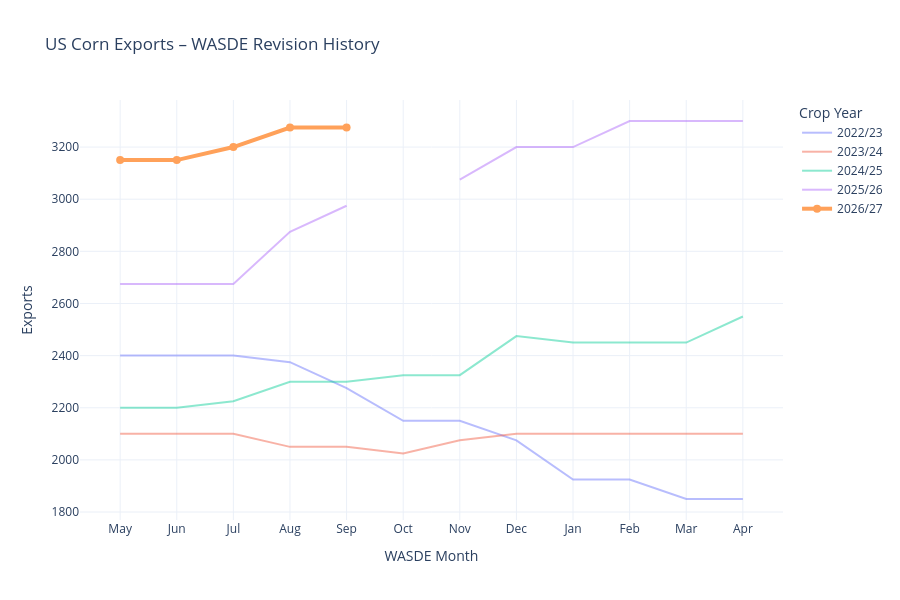

Write notebook code for a chart like this one.
### Code cell
import pandas as pd
import plotly.graph_objects as go


# ============================================================
# LAST 5 CROP YEARS
# ============================================================

last_5_years = [2022, 2023, 2024, 2025, 2026]


# ============================================================
# CREATE FIGURE
# ============================================================

fig = go.Figure()


for crop_year in last_5_years:

    # Skip if year doesn't exist
    if crop_year not in seasonality_matrix.index:
        continue

    values = pd.to_numeric(
        seasonality_matrix.loc[crop_year, month_order],
        errors="coerce"
    )

    # Display format: 2026 -> 2026/27
    display_year = f"{crop_year}/{str(crop_year + 1)[-2:]}"


    # ========================================================
    # CURRENT YEAR
    # ========================================================

    if crop_year == 2026:

        fig.add_trace(
            go.Scatter(
                x=month_order,
                y=values,
                mode="lines+markers",

                name=display_year,

                line=dict(width=4),

                marker=dict(size=8),

                hovertemplate=(
                    "<b>%{x}</b><br>"
                    f"Crop Year: {display_year}<br>"
                    "Exports: %{y:,.0f}"
                    "<extra></extra>"
                )
            )
        )


    # ========================================================
    # HISTORICAL YEARS
    # ========================================================

    else:

        fig.add_trace(
            go.Scatter(
                x=month_order,
                y=values,
                mode="lines",

                name=display_year,

                line=dict(width=2),

                opacity=0.45,

                hovertemplate=(
                    "<b>%{x}</b><br>"
                    f"Crop Year: {display_year}<br>"
                    "Exports: %{y:,.0f}"
                    "<extra></extra>"
                )
            )
        )


# ============================================================
# LAYOUT
# ============================================================

fig.update_layout(
    title="US Corn Exports – WASDE Revision History",

    xaxis=dict(
        title="WASDE Month",
        categoryorder="array",
        categoryarray=month_order
    ),

    yaxis=dict(
        title="Exports"
    ),

    template="plotly_white",

    hovermode="x unified",

    height=600,

    legend=dict(
        title="Crop Year"
    )
)


fig.show()

### Figure 1 — Plotly figure (JSON) as saved in the notebook; plotly's stock layout.template omitted (floating-point values rounded to 4 significant figures)
{"data": [{"hovertemplate": "<b>%{x}</b><br>Crop Year: 2022/23<br>Exports: %{y:,.0f}<extra></extra>", "line": {"width": 2}, "mode": "lines", "name": "2022/23", "opacity": 0.45, "type": "scatter", "x": ["May", "Jun", "Jul", "Aug", "Sep", "Oct", "Nov", "Dec", "Jan", "Feb", "Mar", "Apr"], "y": [2400.0, 2400.0, 2400.0, 2375.0, 2275.0, 2150.0, 2150.0, 2075.0, 1925.0, 1925.0, 1850.0, 1850.0]}, {"hovertemplate": "<b>%{x}</b><br>Crop Year: 2023/24<br>Exports: %{y:,.0f}<extra></extra>", "line": {"width": 2}, "mode": "lines", "name": "2023/24", "opacity": 0.45, "type": "scatter", "x": ["May", "Jun", "Jul", "Aug", "Sep", "Oct", "Nov", "Dec", "Jan", "Feb", "Mar", "Apr"], "y": [2100.0, 2100.0, 2100.0, 2050.0, 2050.0, 2025.0, 2075.0, 2100.0, 2100.0, 2100.0, 2100.0, 2100.0]}, {"hovertemplate": "<b>%{x}</b><br>Crop Year: 2024/25<br>Exports: %{y:,.0f}<extra></extra>", "line": {"width": 2}, "mode": "lines", "name": "2024/25", "opacity": 0.45, "type": "scatter", "x": ["May", "Jun", "Jul", "Aug", "Sep", "Oct", "Nov", "Dec", "Jan", "Feb", "Mar", "Apr"], "y": [2200.0, 2200.0, 2225.0, 2300.0, 2300.0, 2325.0, 2325.0, 2475.0, 2450.0, 2450.0, 2450.0, 2550.0]}, {"hovertemplate": "<b>%{x}</b><br>Crop Year: 2025/26<br>Exports: %{y:,.0f}<extra></extra>", "line": {"width": 2}, "mode": "lines", "name": "2025/26", "opacity": 0.45, "type": "scatter", "x": ["May", "Jun", "Jul", "Aug", "Sep", "Oct", "Nov", "Dec", "Jan", "Feb", "Mar", "Apr"], "y": [2675.0, 2675.0, 2675.0, 2875.0, 2975.0, NaN, 3075.0, 3200.0, 3200.0, 3300.0, 3300.0, 3300.0]}, {"hovertemplate": "<b>%{x}</b><br>Crop Year: 2026/27<br>Exports: %{y:,.0f}<extra></extra>", "line": {"width": 4}, "marker": {"size": 8}, "mode": "lines+markers", "name": "2026/27", "type": "scatter", "x": ["May", "Jun", "Jul", "Aug", "Sep", "Oct", "Nov", "Dec", "Jan", "Feb", "Mar", "Apr"], "y": [3150.0, 3150.0, 3200.0, 3275.0, 3275.0, NaN, NaN, NaN, NaN, NaN, NaN, NaN]}], "layout": {"height": 600, "hovermode": "x unified", "legend": {"title": {"text": "Crop Year"}}, "title": {"text": "US Corn Exports – WASDE Revision History"}, "xaxis": {"categoryarray": ["May", "Jun", "Jul", "Aug", "Sep", "Oct", "Nov", "Dec", "Jan", "Feb", "Mar", "Apr"], "categoryorder": "array", "title": {"text": "WASDE Month"}}, "yaxis": {"title": {"text": "Exports"}}}}
